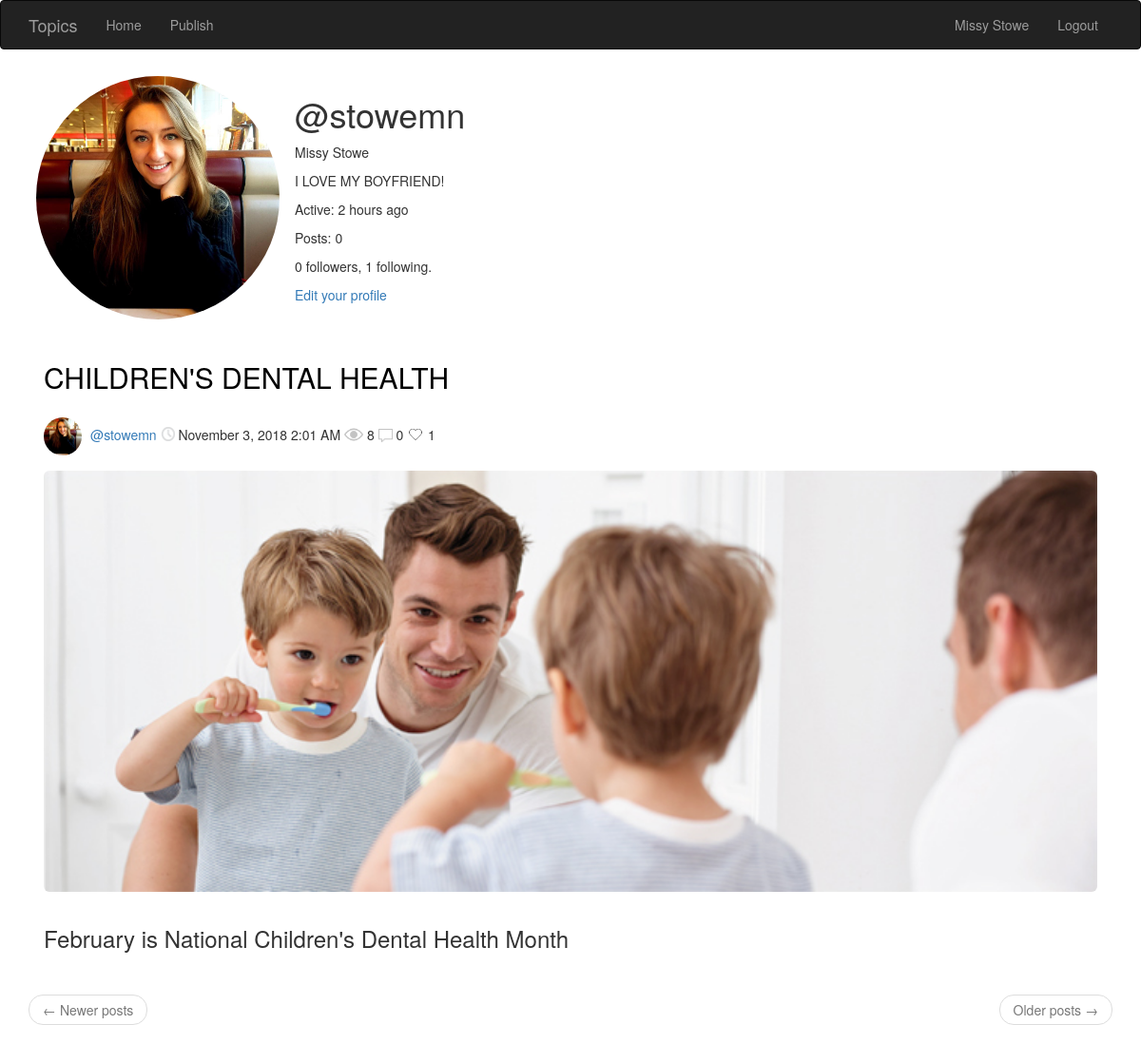
/user/stowemn (signed in), run on an earlier commit of the app's database.
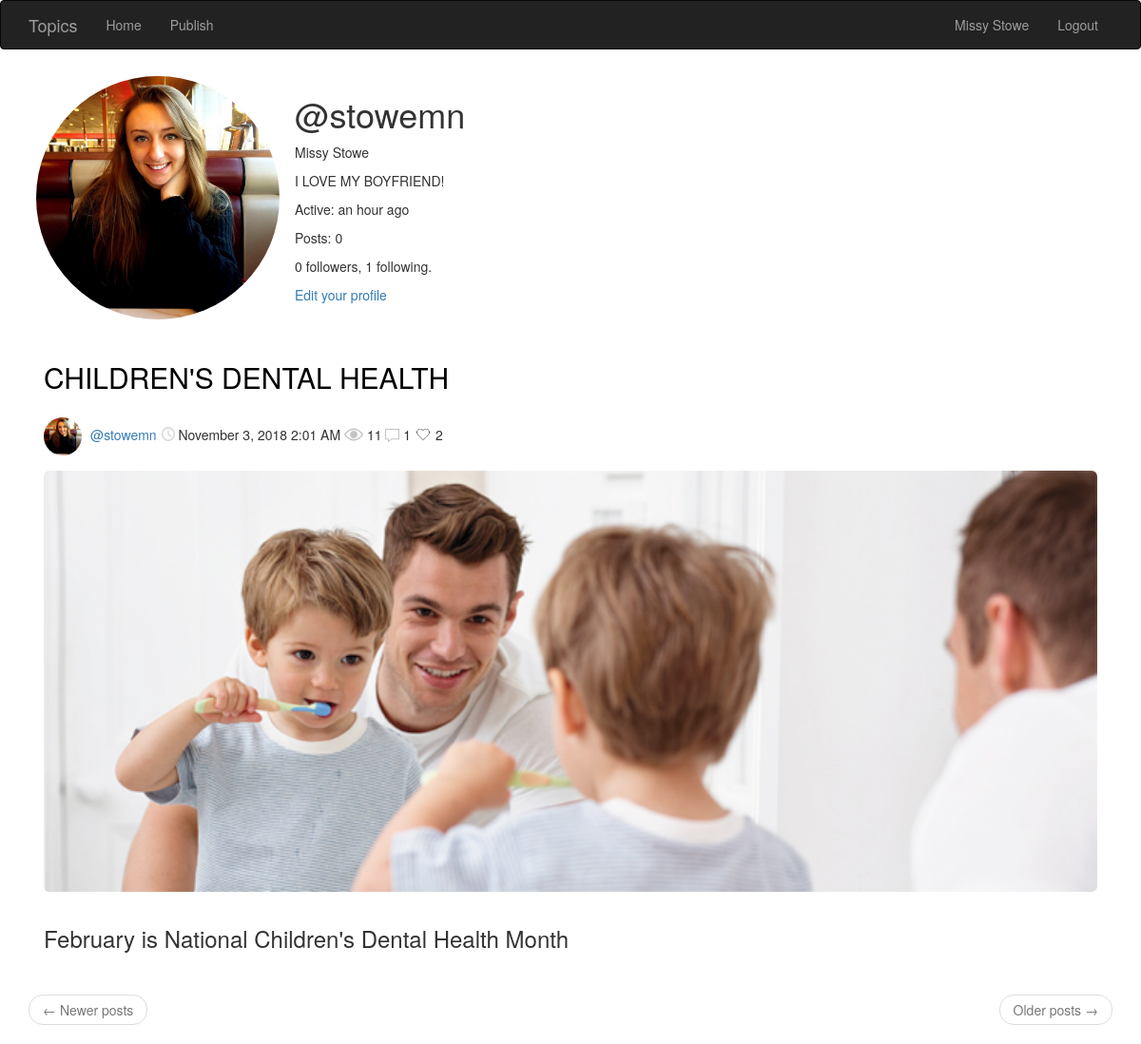
And on a later commit of the database.
### app/models.py (models this page shows, shortened)
class User(UserMixin, db.Model):
    id = db.Column(db.Integer, primary_key=True)
    username = db.Column(db.String(64), index=True, unique=True)
    email = db.Column(db.String(120), index=True, unique=True)
    password_hash = db.Column(db.String(128))
    posts = db.relationship('Post', backref='author', lazy='dynamic')
    comments = db.relationship('Comment', backref='author', lazy='dynamic')
    replies = db.relationship('Reply', backref='author', lazy='dynamic')
    about_me = db.Column(db.String(140))
    last_seen = db.Column(db.DateTime, default=datetime.utcnow)
    number_of_posts = db.Column(db.Integer)
    image_path = db.Column(db.String(5000))
    first_name = db.Column(db.String(120))
    last_name = db.Column(db.String(120))
    full_name = db.Column(db.String(240))
    likes = db.relationship('Like', backref='author', lazy='dynamic')
    followed = db.relationship(
        'User',
        secondary=followers,
        primaryjoin=(followers.c.follower_id == id),
        secondaryjoin=(followers.c.followed_id == id),
        backref=db.backref('followers', lazy='dynamic'),
        lazy='dynamic')
    def user_posts(self):
        posts = Post.query.filter_by(user_id=self.id)
        return posts

class Post(db.Model):
    id = db.Column(db.Integer, primary_key=True)
    title = db.Column(db.String(500))
    summary = db.Column(db.String(5000))
    body = db.Column(db.String(50000))
    timestamp = db.Column(db.DateTime, index=True, default=datetime.utcnow)
    user_id = db.Column(db.Integer, db.ForeignKey('user.id'))
    comments = db.relationship('Comment', backref='post', lazy='dynamic')
    replies = db.relationship('Reply', backref='post', lazy='dynamic')
    number_of_comments = db.Column(db.Integer)
    likes = db.Column(db.Integer)
    tags = db.Column(db.String(500))
    image_path = db.Column(db.String(5000))
    liked_by = db.relationship('Like', backref='post', lazy='dynamic')
    views = db.Column(db.Integer)

### app/routes.py (the view)
@app.route('/user/<username>')
@login_required
def user(username):
    page = request.args.get('page', 1, type=int)
    user = User.query.filter_by(username=username).first_or_404()
    posts = user.user_posts().order_by(Post.timestamp.desc()).paginate(
        page, app.config['POSTS_PER_PAGE'], False)
    next_url = url_for('latest', page=posts.next_num) \
        if posts.has_next else None
    prev_url = url_for('latest', page=posts.prev_num) \
        if posts.has_prev else None
    return render_template(
        'user.html',
        user=user,
        posts=posts.items,
        next_url=next_url,
        prev_url=prev_url)

### app/models.py (called while the page is built)
@login.user_loader
def load_user(id):
    return User.query.get(int(id))

### app/routes.py (called while the page is built)
@app.before_request
def before_request():
    if current_user.is_authenticated:
        current_user.last_seen = datetime.utcnow()
        db.session.commit()

### app/templates/user.html
 {% extends "base.html" %} {% block app_content %}
<table class="table body">
    <tr>
        <td width="256px">
            {% if user.image_path %}
            <img src={{user.image_path}} class="img-circle  " style="height: 256px; width: 256px;"> {% else %}
            <img src=" {{ user.avatar(256) }} " class="img-circle userTemplateProfileImage "> {% endif %}
        </td>
        <td>
            <h1>@{{ user.username }}</h1>
            <p>{{user.full_name}}</p>
            {% if user.about_me %}
            <p>{{ user.about_me }}</p>{% endif %} {% if user.last_seen %}
            <p>Active: {{ moment(user.last_seen).fromNow() }}{% endif %}
                <p>
                    Posts: {{user.number_of_posts}}</p>
                <p>{{ user.followers.count() }} followers, {{ user.followed.count() }} following.</p>
                {% if user == current_user %}
                <p>
                    <a class="removeUnderline" href="{{ url_for( 'edit_profile') }} ">Edit your profile</a>
                </p>
                {% elif not current_user.is_following(user) %}
                <p>
                    <a class="removeUnderline" href="{{ url_for( 'follow', username=user.username) }} ">Follow</a>
                </p>
                {% else %}
                <p>
                    <a class="removeUnderline" href="{{ url_for( 'unfollow', username=user.username) }} ">Unfollow</a>
                </p>
                {% endif %}
        </td>
    </tr>
</table>
{% for post in posts %} {% include '_post.html' %} {% endfor %}
<nav aria-label="... ">
    <ul class="pager ">
        <li class="previous{% if not prev_url %} disabled{% endif %} ">
            <a href="{{ prev_url or '#' }} ">
                <span aria-hidden="true ">&larr;</span> Newer posts
            </a>
        </li>
        <li class="next{% if not next_url %} disabled{% endif %} ">
            <a href="{{ next_url or '#' }} ">
                Older posts
                <span aria-hidden="true ">&rarr;</span>
            </a>
        </li>
    </ul>
</nav>
{% endblock %}

### app/templates/base.html (shortened to what this page needs)
{% extends 'bootstrap/base.html' %}  {% block navbar %}
<link rel=" stylesheet " href="{{ url_for( 'static', filename='css/style.css' ) }} ">
<nav class="navbar navbar-inverse">
    <div class="container">
        <div class="navbar-header">
            <a class="navbar-brand" href="{{ url_for('latest') }}">Topics</a>
            <div class="collapse navbar-collapse" id="bs-example-navbar-collapse-1">
                <ul class="nav navbar-nav">
                    <li>
                        <a href="{{ url_for('index') }}">Home</a>
                    </li>
                    <li>
                        <a href="{{ url_for('publish') }}">Publish</a>
                    </li>
                </ul>
                <ul class="nav navbar-nav navbar-right">
                    {% if current_user.is_anonymous %}
                    <li>
                        <a href="{{ url_for('login') }}">Login</a>
                    </li>
                    {% else %}
                    <li>
                        <a href="{{ url_for('user', username=current_user.username) }}">{{current_user.full_name}}</a>
                    </li>
                    <li>
                        <a href="{{ url_for('logout') }}">Logout</a>
                    </li>
                    {% endif %}
                </ul>
            </div>
        </div>
</nav>
{% endblock %} {% block content %}
<div class="container">
      {% block app_content
    %}{% endblock %}
</div>
{% block scripts %} {{ super() }} {{ moment.include_moment() }} {% endblock %} {% endblock %}

### app/templates/_post.html
<table class="table">
    <tr>
        <td>
            <table class="table">
                <tr>
                    <td>
                        <h2>
                            <a class="blackLink removeUnderline" href="{{ url_for( 'post', id=post.id) }} ">
                                {{post.title}}</a>
                        </h2>
                    </td>
                </tr>
                <tr>
                    <td onclick="{{ url_for( 'post', id=post.id) }} ">
                        <a href="{{ url_for( 'user', username=post.author.username) }} ">
                            {% if post.author.image_path %}
                            <img width="30px" src={{post.author.image_path}} class="img-circle profileImage"> {% else %}
                            <img src="{{post.author.avatar(30) }}" class="img-circle profileImage"> {% endif %}
                        </a>
                        <a class="removeUnderline" href="{{ url_for( 'user', username=post.author.username) }} ">
                            @{{ post.author.username }}</a>
                        <img width="15px " class="statImages" src="/static/images/clock.png "> {{moment(post.timestamp).format('LLL') }}
                        <img width="20px" class="statImages" src="/static/images/views.png"> {{post.views}}
                        <img width="15px " style="margin-bottom:2px" src="/static/images/comment.png "> {{post.number_of_comments}}
                        <img width="18px " class="statImages" src="/static/images/heart3.png "> {{post.likes}}
                    </td>
                </tr>
                <tr>
                    {% if post.image_path %}
                    <td>
                        <a class="blackLink" href="{{ url_for( 'post', id=post.id) }} ">
                            <img src={{post.image_path}} class="img-rounded postImages">
                        </a>
                    </td>
                </tr>
                {% endif %}
                <tr>
                    <td>
                        <h3>{{post.summary}}</h3>
                    </td>
                </tr>
            </table>
        </td>
    </tr>
</table>

### app/static/css/style.css (style rules this page uses)
.container { display: flex !important; flex-flow: column !important; height: auto !important; }
.table { margin-bottom: 0; width: -webkit-fill-available; }
.table>tbody>tr>td { border-top: 0px !important; }
.blackLink { color: black; }
.postImages { width: -webkit-fill-available; }
.profileImage { margin-right: 5px; height: 40px; width: 40px; }
.removeUnderline { text-decoration: none !important; }
.statImages { margin-bottom: 5px; }

What changed in the data, as far as the page shows it:
changed User "stowemn": last_seen "2 hours ago" → "an hour ago"
changed Post "CHILDREN'S DENTAL HEALTH": views "8" → "11"; number_of_comments "0" → "1"; likes "1" → "2"
